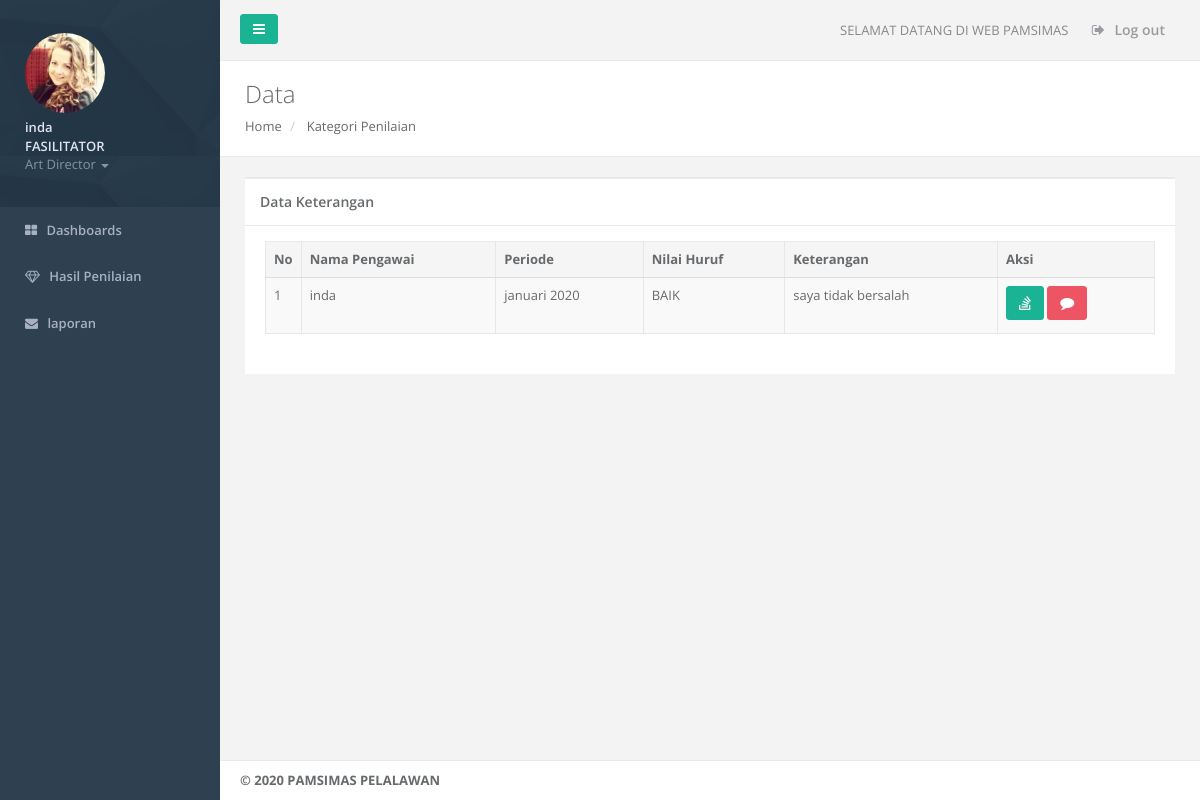
/keterangan.php (signed in), run on the app's committed database.
### tables this page shows
CREATE TABLE IF NOT EXISTS `keterangan` (
  `keterangan_id` int(11) NOT NULL AUTO_INCREMENT,
  `penilaian_id` varchar(122) NOT NULL,
  `pegawai_id` int(11) NOT NULL,
  `keterangan` varchar(225) NOT NULL,
  PRIMARY KEY (`keterangan_id`)
);

CREATE TABLE IF NOT EXISTS `pegawai` (
  `pegawai_id` int(11) NOT NULL AUTO_INCREMENT,
  `pegawai_nama` varchar(50) NOT NULL,
  `pegawai_tmp_lahir` varchar(125) NOT NULL,
  `pegawai_tgl_lahir` varchar(122) NOT NULL,
  `pegawai_jenis_kelamin` varchar(20) NOT NULL,
  `pegawai_alamat` varchar(125) NOT NULL,
  `pegawai_no_hp` varchar(50) NOT NULL,
  `pegawai_jabatan` varchar(125) NOT NULL,
  `pegawai_penempatan` varchar(125) NOT NULL,
  `pegawai_foto` varchar(225) NOT NULL,
  `username` varchar(50) NOT NULL,
  `password` varchar(225) NOT NULL,
  PRIMARY KEY (`pegawai_id`)
);

CREATE TABLE IF NOT EXISTS `penilaian` (
  `penilaian_id` varchar(125) NOT NULL,
  `penilai_id` int(11) NOT NULL,
  `personil_id` int(11) NOT NULL,
  `periode` varchar(125) NOT NULL,
  `nilai_evaluasi` float NOT NULL,
  `nilai_huruf` varchar(12) NOT NULL,
  PRIMARY KEY (`penilaian_id`)
);

### keterangan.php (the view, shortened to what this page needs)
<?php include "config.php";
if (empty($_SESSION['username']) AND
    empty($_SESSION['password']))
    {include "login.php";}
    else {
      if ($_SESSION['jabatan'] == "FASILITATOR"){
?>
<!DOCTYPE html>
<html>
<head>
    <link href="css/bootstrap.min.css" rel="stylesheet">
    <link href="font-awesome/css/font-awesome.css" rel="stylesheet">
    <link href="css/plugins/iCheck/custom.css" rel="stylesheet">
    <link href="css/animate.css" rel="stylesheet">
    <link href="css/style.css" rel="stylesheet">
    <link href="css/plugins/awesome-bootstrap-checkbox/awesome-bootstrap-checkbox.css" rel="stylesheet">
</head>
<body>
 <div id="wrapper">
        <nav class="navbar-default navbar-static-side" role="navigation">
            <?php
            include "sidebar_fs.php";  ?>
        </nav>
        <div id="page-wrapper" class="gray-bg dashbard-1">
        <div class="row border-bottom">
        <nav class="navbar navbar-static-top" role="navigation" style="margin-bottom: 0">
        <?php include "navbar.php";  ?>
        </nav>
        </div>
        <div class="row wrapper border-bottom white-bg page-heading">
                <div class="col-lg-10">
                    <h2>Data</h2>
                    <ol class="breadcrumb">
                        <li>
                            <a href="home.php">Home</a>
                        </li>
                        <li>
                            <a href="penilaian_view.php">Kategori Penilaian</a>
                        </li>
                    </ol>
                </div>
            </div>
            <div class="wrapper wrapper-content animated fadeInRight">
            <div class="row">
                <div class="col-lg-12">
                    <div class="ibox float-e-margins">
                        <div class="ibox-title">
                            <h5>Data Keterangan</h5>
                        </div>
                        <div class="ibox-content">
                            <div class="table-responsive">
                              <table class="table table-striped table-bordered table-hover dataTables-example" >
                                  <thead>
                                          <tr>
                                              <th width="10px" >No</th>
                                              <th>Nama Pengawai</th>
                                              <th>Periode</th>
                                              <th>Nilai Huruf</th>
                                              <th>Keterangan</th>
                                              <th>Aksi</th>
                                          </tr>
                                      </thead>
                                      <tbody>
                                         <?php
                                            $queri = "SELECT * FROM keterangan inner join penilaian on keterangan.penilaian_id=penilaian.penilaian_id where pegawai_id='$_SESSION[id]'";
                                            $hasil = mysqli_query($koneksi,$queri);
                                            $no=1;
                                            while($kolom=mysqli_fetch_assoc($hasil))
                                            {
                                            	$queri = "SELECT * FROM pegawai  where pegawai_id='$kolom[pegawai_id]'";
		                                        $hasil = mysqli_query($koneksi,$queri);
		                                        $kolomm=mysqli_fetch_assoc($hasil);
                                                    echo "
                                                    <tr>
                                                        <td>$no</td>
                                                        <td>$kolomm[pegawai_nama]</td>
                                                        <td>$kolom[periode]</td>
                                                        <td>$kolom[nilai_huruf]</td>
                                                        <td>$kolom[keterangan]</td>
                                                        <td>
                                                        <a href='penilaian_detail_fs_view.php?id=$kolom[penilaian_id]' class='btn btn-primary'><i class='fa fa-stack-overflow'></i></a>
                                                        <a href='keterangan_add.php?id=$kolom[penilaian_id]' class='btn btn-danger'><i class='fa fa-comment'></i></a>
                                                        </td>
                                                    </tr>
                                                    ";
                                                    $no=$no+1;
                                            }
                                        ?>
                                      </tbody>
                              </table>
                        </div>
                        </div>
                    </div>
                </div>
            </div>
        </div>
        <div class="footer">
            <?php
                include 'footer.php';
            ?>
        </div>
        </div>
        </div>
</body>
</html>
<?php
      }else{ include "home.php";} }; ?>

### data on the page
keterangan: pegawai.pegawai_nama "inda", penilaian.periode "januari 2020", penilaian.nilai_huruf "BAIK", keterangan "saya tidak bersalah"

### other printed values
$_SESSION[nama] "inda"
$_SESSION[jabatan] "FASILITATOR"
